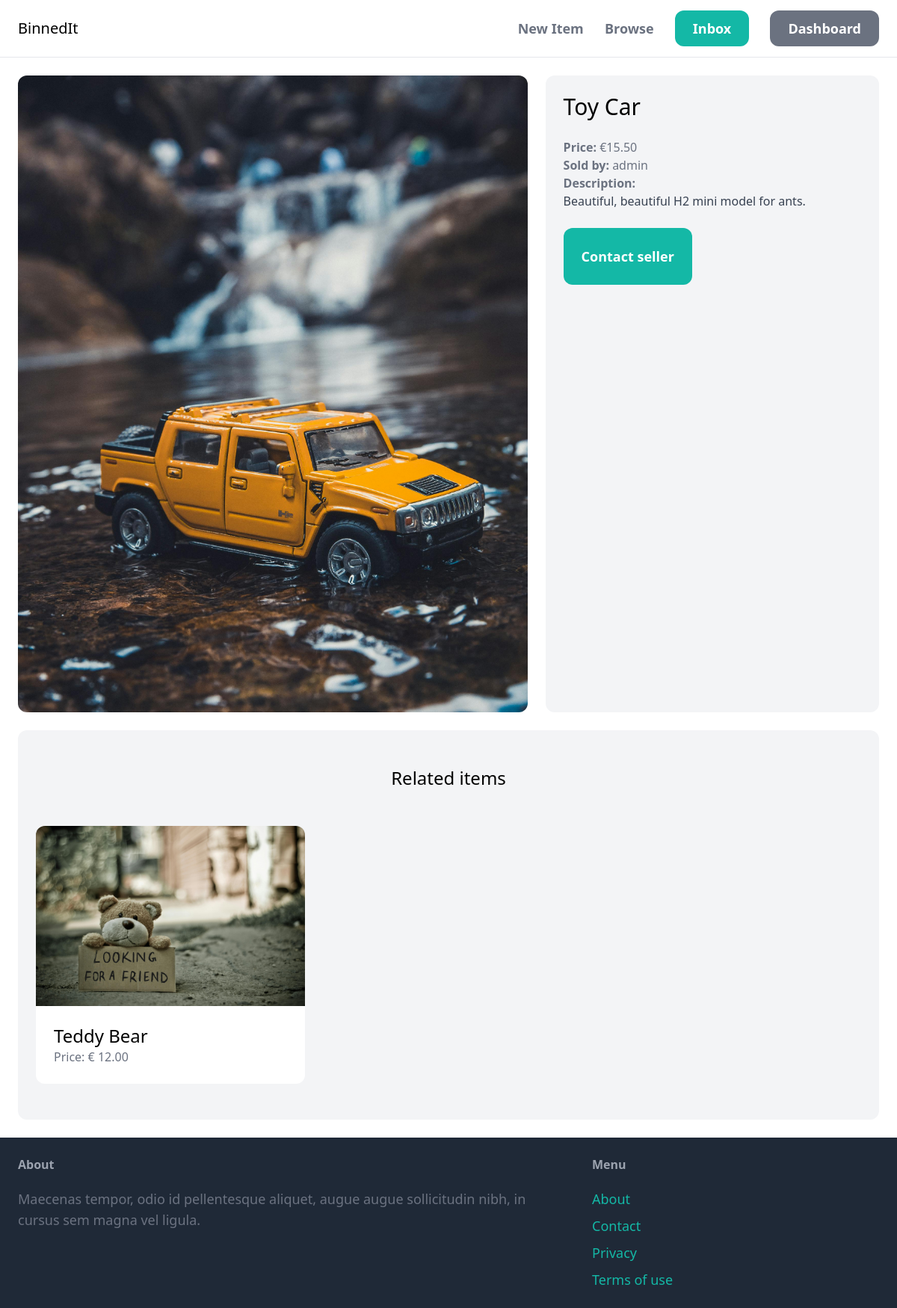
Page /items/3/ (signed in) on the committed database.
### item/models.py (models this page shows, shortened)
class Item(models.Model):
    category = models.ForeignKey(
        Category, related_name='items', on_delete=models.CASCADE)
    name = models.CharField(max_length=255)
    description = models.TextField(blank=True, null=True)
    price = models.DecimalField(max_digits=999, decimal_places=2)
    image = models.ImageField(upload_to='item_images', blank=True, null=True)
    is_sold = models.BooleanField(default=False)
    create_by = models.ForeignKey(
        User, related_name='items', on_delete=models.CASCADE)
    created_at = models.DateTimeField(auto_now_add=True)

### item/views.py (the view)
# urls.py: path('<int:pk>/', views.detail, name='detail'),
def detail(request, pk):
    item = get_object_or_404(Item, pk=pk)
    related_items = Item.objects.filter(
        category=item.category, is_sold=False).exclude(pk=pk)[0:3]
    return render(request, 'item/detail.html', {'item': item, 'related_items': related_items})

### item/templates/item/detail.html (shortened to what this page needs)
{% extends 'core/base.html' %}
{% block content %}
<div class="grid grid-cols-5 gap-6">
    <div class="col-span-3">
        <img src="{{ item.image.url }}" class="rounded-xl">
    </div>
    <div class="col-span-2 p-6 bg-gray-100 rounded-xl">
        <h1 class="mb-6 text-3xl">{{item.name}}</h1>
        <p class="text-gray-500"><strong>Price: </strong>€{{item.price}}</p>
        <p class="text-gray-500"><strong>Sold by: </strong>{{item.create_by.username}}</p>
        {%if item.description%}
            <p class="text-gray-700"><strong class="text-gray-500">Description: </strong><br>
                {{item.description}}
        {% endif %}
        <br><a href="#" class="inline-block mt-6 px-6 py-6 text-lg font-semibold bg-teal-500 text-white rounded-xl hover:bg-teal-700">Contact seller</a>
    </div>
</div>
<div class="mt-6 px-6 py-12 bg-gray-100 rounded-xl">
    <h2 class="mb-12 text-2xl text-center">Related items</h2>
    <div class="grid grid-cols-3 gap-3">
        {% for item in related_items %}
        <div>
            <a href="{% url 'item:detail' item.id %}">
                <div>
                    <img src = "{{ item.image.url }}" class="rounded-t-xl">
                </div>
                <div class="p-6 bg-white rounded-b-xl">
                    <h2 class="text-2xl">{{item.name}}</h2>
                    <p class="text-gray-500">Price: € {{item.price}}</p>
                </div>
            </a>
        </div>
        {% endfor %}
    </div>
</div>
{% endblock %}

### rows in the picture
Item: image (picture), name "Toy Car", price "15.50", create_by.username "admin", description "Beautiful, beautiful H2 mini model for ants."
Item: image (picture), name "Teddy Bear", price "12.00"
